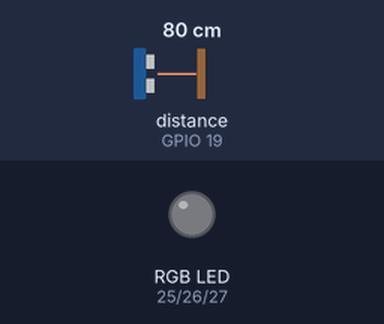
The sketch below on a simulated ESP32. Parts: an RGB LED mixed from three pins (HIGH = lit). Inputs (shaded band) come from the test bench; at power-on: distance to the obstacle (sensor on GPIO 19) 80 cm. The echo pulse lasts 58.3 µs per cm; WiFi joins after 1.5 s; servers stay silent unless stated; no MQTT or app messages arrive unless stated; pins used as bus, display or sensor lines are not drawn; what the sketch prints to the serial monitor is not drawn.

Above: at 2.7 s.
2.8 s: distance to the obstacle (sensor on GPIO 19) set to 22 cm
6.8 s: distance to the obstacle (sensor on GPIO 19) set to 18 cm
At 11.3 s:
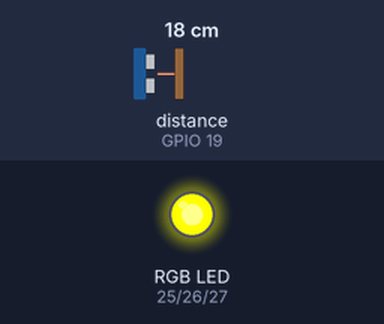
12.3 s: distance to the obstacle (sensor on GPIO 19) set to 12 cm
16.3 s: distance to the obstacle (sensor on GPIO 19) set to 9 cm
17.8 s: distance to the obstacle (sensor on GPIO 19) set to 35 cm
At 21.6 s:
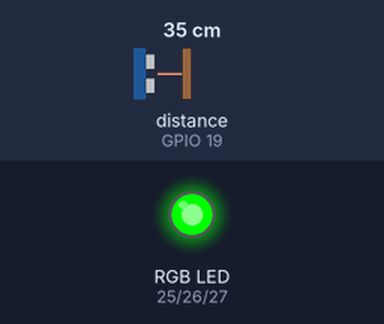
Timing chart, 0 to 22.8 s (numbered marks = the images above; inputs shaded):
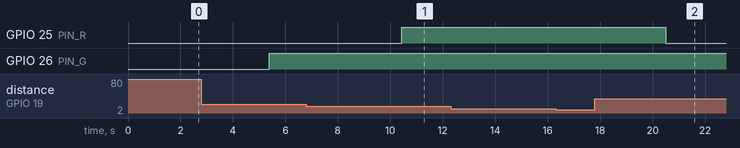

Measured:
- the behaviour switches between 21 and 20 cm on distance to the obstacle (sensor on GPIO 19) (found by bisection; images 0 and 1)
- after the input at 6.8 s, GPIO 25 (PIN_R): LOW → HIGH after 3.6 s
- after the input at 12.3 s, every drawn part: stays the same
- after the input at 16.3 s, every drawn part: stays the same
- after the input at 17.8 s, GPIO 25 (PIN_R): HIGH → LOW after 2.7 s; GPIO 26 (PIN_G): stays HIGH (without the input it goes to LOW after 2.7 s)

The sketch:

sensor_ultrasonico_LedRGB.ino
```cpp
#include <WiFi.h>
#include "Adafruit_MQTT.h"
#include "Adafruit_MQTT_Client.h"

// ---------------------- CONFIGURACIÓN WI-FI ----------------------
#define WLAN_SSID   "ARTEFACTOS"
#define WLAN_PASS   "87654321"

// ---------------------- CONFIGURACIÓN ADAFRUIT IO ----------------------
#define AIO_SERVER      "io.adafruit.com"
#define AIO_SERVERPORT  1883
#define AIO_USERNAME    ""
#define AIO_KEY         ""

// ---------------------- PINES ----------------------
#define TRIG_PIN  18
#define ECHO_PIN  19
#define PIN_R     25
#define PIN_G     26
#define PIN_B     27

// ---------------------- AJUSTES ----------------------
#define RGB_ANODO_COMUN  false
#define PWM_FREQ         5000
#define PWM_RES          8
#define INTERVALO_PUBLICAR_MS 5000
#define DIST_CERCA_CM     10
#define DIST_MEDIA_CM     20

// ---------------------- CLIENTE MQTT ----------------------
WiFiClient client;

Adafruit_MQTT_Client mqtt(
  &client,
  AIO_SERVER,
  AIO_SERVERPORT,
  AIO_USERNAME,
  AIO_KEY
);

// ---------------------- FEEDS ----------------------

// Feed para publicar la distancia
Adafruit_MQTT_Publish feedDistancia =
  Adafruit_MQTT_Publish(
    &mqtt,
    AIO_USERNAME "/feeds/distancia"
  );

// Feed para recibir el botón ON/OFF
Adafruit_MQTT_Subscribe feedBoton =
  Adafruit_MQTT_Subscribe(
    &mqtt,
    AIO_USERNAME "/feeds/boton"
  );

// ---------------------- ESTADO ----------------------

float ultimaDistancia = -1;

unsigned long ultimoPublicar = 0;
unsigned long ultimoPing = 0;

// Estado del LED según el botón de Adafruit IO
bool ledEncendido = true;

// ---------------------- PROTOTIPOS ----------------------

void conectarWiFi();
void conectarMQTT();

float leerDistanciaCm();
float distanciaPromedio(int muestras);

void escribirRGB(uint8_t r, uint8_t g, uint8_t b);
void actualizarLED();

// =====================================================================
// SETUP
// =====================================================================

void setup() {

  Serial.begin(115200);

  delay(10);

  // ---------------- PINES ----------------

  pinMode(TRIG_PIN, OUTPUT);
  pinMode(ECHO_PIN, INPUT);

  // ---------------- PWM RGB ----------------

  ledcAttach(PIN_R, PWM_FREQ, PWM_RES);
  ledcAttach(PIN_G, PWM_FREQ, PWM_RES);
  ledcAttach(PIN_B, PWM_FREQ, PWM_RES);

  // Inicialmente apagamos el RGB
  escribirRGB(0, 0, 0);

  // ---------------- WIFI ----------------

  conectarWiFi();

  // ---------------- MQTT ----------------

  mqtt.subscribe(&feedBoton);

  conectarMQTT();
}

// =====================================================================
// LOOP
// =====================================================================

void loop() {

  // Mantener conexión con Adafruit IO
  conectarMQTT();

  // ---------------------------------------------------------------
  // REVISAR SI LLEGÓ UN MENSAJE DEL FEED BOTON
  // ---------------------------------------------------------------

  Adafruit_MQTT_Subscribe *sub;

  while ((sub = mqtt.readSubscription(200))) {

    if (sub == &feedBoton) {

      const char *msg = (char *)feedBoton.lastread;

      ledEncendido = (strcmp(msg, "ON") == 0);

      Serial.print("boton-led: ");
      Serial.println(msg);

      actualizarLED();
    }
  }

  // ---------------------------------------------------------------
  // LEER ULTRASÓNICO Y PUBLICAR CADA 5 SEGUNDOS
  // ---------------------------------------------------------------

  if (millis() - ultimoPublicar >= INTERVALO_PUBLICAR_MS) {

    ultimoPublicar = millis();

    float d = distanciaPromedio(5);

    if (d > 0) {

      ultimaDistancia = d;

      Serial.print("Distancia: ");
      Serial.print(d, 1);
      Serial.println(" cm");

      // Publicar distancia en Adafruit IO
      if (!feedDistancia.publish(d)) {

        Serial.println("Error al publicar la distancia");

      } else {

        Serial.println("Distancia publicada correctamente");

      }

    } else {

      Serial.println("Lectura fuera de rango o sin eco");
    }

    // Actualizar color del LED
    actualizarLED();
  }

  // ---------------------------------------------------------------
  // MANTENER VIVA LA CONEXIÓN MQTT
  // ---------------------------------------------------------------

  if (millis() - ultimoPing >= 30000) {

    ultimoPing = millis();

    mqtt.ping();
  }
}

// =====================================================================
// ULTRASÓNICO HC-SR04
// =====================================================================

float leerDistanciaCm() {

  // Mandar pulso al TRIG

  digitalWrite(TRIG_PIN, LOW);

  delayMicroseconds(2);

  digitalWrite(TRIG_PIN, HIGH);

  delayMicroseconds(10);

  digitalWrite(TRIG_PIN, LOW);

  // Leer duración del eco

  long duracion = pulseIn(ECHO_PIN, HIGH, 30000);

  if (duracion == 0) {

    return -1;
  }

  // ---------------------------------------------------------------
  // CÁLCULO DE DISTANCIA
  // ---------------------------------------------------------------

  // Velocidad del sonido ≈ 0.0343 cm/us

  float distancia = (0.0343 * duracion) / 2;

  // Rango útil del sensor: 2 a 100 cm

  if (distancia < 2 || distancia > 100) {

    return -1;
  }

  return distancia;
}

// =====================================================================
// PROMEDIO DE LECTURAS
// =====================================================================

float distanciaPromedio(int muestras) {

  float suma = 0;

  int validas = 0;

  for (int i = 0; i < muestras; i++) {

    float d = leerDistanciaCm();

    if (d > 0) {

      suma += d;

      validas++;
    }

    // Esperar entre mediciones
    delay(40);
  }

  if (validas > 0) {

    return suma / validas;

  } else {

    return -1;
  }
}

// =====================================================================
// LED RGB
// =====================================================================

void escribirRGB(uint8_t r, uint8_t g, uint8_t b) {

  if (RGB_ANODO_COMUN) {

    r = 255 - r;
    g = 255 - g;
    b = 255 - b;
  }

  ledcWrite(PIN_R, r);
  ledcWrite(PIN_G, g);
  ledcWrite(PIN_B, b);
}

// =====================================================================
// ACTUALIZAR LED
// =====================================================================

void actualizarLED() {

  // Si el botón está en OFF, apagar LED

  if (!ledEncendido) {

    escribirRGB(0, 0, 0);

    return;
  }

  // Si no tenemos una distancia válida

  if (ultimaDistancia <= 0) {

    escribirRGB(255, 255, 255);

    return;
  }

  // ---------------------------------------------------------------
  // MENOS DE 3 CM → ROJO
  // ---------------------------------------------------------------

  if (ultimaDistancia < DIST_CERCA_CM) {

    escribirRGB(255, 0, 0);
  }

  // ---------------------------------------------------------------
  // ENTRE 3 Y 10 CM → AMARILLO
  // ---------------------------------------------------------------

  else if (ultimaDistancia < DIST_MEDIA_CM) {

    escribirRGB(255, 255, 0);
  }

  // ---------------------------------------------------------------
  // MÁS DE 10 CM → VERDE
  // ---------------------------------------------------------------

  else {

    escribirRGB(0, 255, 0);
  }
}

// =====================================================================
// CONECTAR WIFI
// =====================================================================

void conectarWiFi() {

  Serial.print("Conectando a ");
  Serial.println(WLAN_SSID);

  WiFi.begin(WLAN_SSID, WLAN_PASS);

  while (WiFi.status() != WL_CONNECTED) {

    delay(500);

    Serial.print(".");
  }

  Serial.println();

  Serial.println("WiFi conectado.");

  Serial.print("IP: ");
  Serial.println(WiFi.localIP());
}

// =====================================================================
// CONECTAR MQTT
// =====================================================================

void conectarMQTT() {

  if (mqtt.connected()) {

    return;
  }

  Serial.print("Conectando a Adafruit IO... ");

  int8_t ret;

  uint8_t intentos = 3;

  while ((ret = mqtt.connect()) != 0) {

    Serial.println(mqtt.connectErrorString(ret));

    Serial.println("Reintentando en 5 segundos...");

    mqtt.disconnect();

    delay(5000);

    if (--intentos == 0) {

      Serial.println(
        "No se pudo conectar. Reiniciando la ESP32..."
      );

      ESP.restart();
    }
  }

  Serial.println("¡Conectado a Adafruit IO!");
}
```
